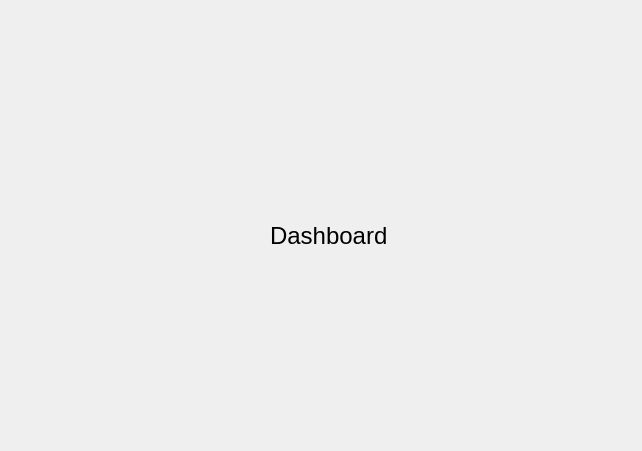
<?xml version="1.0" encoding="UTF-8"?>
<ui version="4.0">
 <class>page_dashboard</class>
 <widget class="QWidget" name="page_dashboard">
  <property name="geometry">
   <rect>
    <x>0</x>
    <y>0</y>
    <width>642</width>
    <height>451</height>
   </rect>
  </property>
  <property name="windowTitle">
   <string>Form</string>
  </property>
  <widget class="QLabel" name="label">
   <property name="geometry">
    <rect>
     <x>270</x>
     <y>200</y>
     <width>151</width>
     <height>71</height>
    </rect>
   </property>
   <property name="font">
    <font>
     <pointsize>18</pointsize>
    </font>
   </property>
   <property name="text">
    <string>Dashboard</string>
   </property>
  </widget>
 </widget>
 <resources/>
 <connections/>
</ui>
